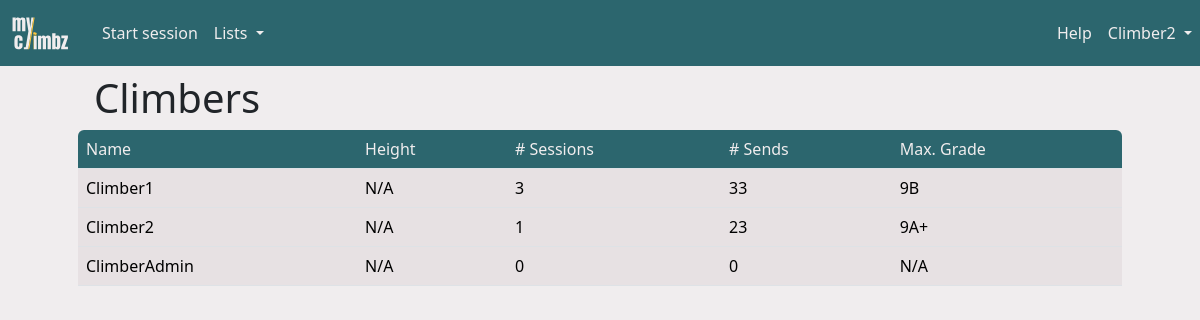
The app's page /climbers (signed in) with its own data.
### myclimbz/models/climber.py (models this page shows, shortened)
class Climber(db.Model, UserMixin):
    id = db.Column(db.Integer, primary_key=True)
    role = db.Column(db.Integer, nullable=False, default=0)
    email = db.Column(db.String(200), nullable=False, unique=True)
    password = db.Column(db.String(200), nullable=False)
    name = db.Column(db.String(200), nullable=False)
    birthdate = db.Column(db.Date, nullable=True)
    year_started_climbing = db.Column(db.Integer, nullable=True)
    height = db.Column(db.Integer, nullable=True)
    ape_index = db.Column(db.Integer, nullable=True)
    grade_scale = db.Column(db.String(10), nullable=False, default="font")
    sessions = db.relationship("Session", backref="climber", cascade="all, delete")
    opinions = db.relationship("Opinion", backref="climber", cascade="all, delete")
    routes = db.relationship("Route", backref="creator")
    sectors = db.relationship("Sector", backref="creator")
    areas = db.relationship("Area", backref="creator")
    projects = db.relationship(
        "Route",
        secondary=climber_projects,
        backref=db.backref("climbers", lazy="dynamic"),
    )
    @property
    def climbs(self) -> list:
        climbs = list()
        for session in self.sessions:
            climbs.extend(session.climbs)
        return climbs
    @property
    def max_grade(self) -> Grade:
        if not self.climbs or len(self.climbs) == 0:
            return None
        max_grade = Grade.query.filter_by(level=0).first()
        for climb in self.climbs:
            if not climb.sent:
                continue
            opinion = climb.route.opinion_from(self.id)
            if opinion is not None and opinion.grade is not None:
                if opinion.grade.level > max_grade.level:
                    max_grade = opinion.grade
        return max_grade
    @property
    def n_sends(self) -> int:
        sent_routes = list()
        for climb in self.climbs:
            if climb.sent and climb.route.id not in sent_routes:
                sent_routes.append(climb.route.id)
        return len(sent_routes)

### myclimbz/models/climb.py (models this page shows, shortened)
class Climb(db.Model):
    id = db.Column(db.Integer, primary_key=True)
    n_attempts = db.Column(db.Integer, default=0)
    sent = db.Column(db.Boolean, nullable=False)
    flashed = db.Column(db.Boolean, nullable=False)
    comment = db.Column(db.Text)
    link = db.Column(db.String(300))
    route_id = db.Column(db.Integer, db.ForeignKey("route.id"))
    session_id = db.Column(db.Integer, db.ForeignKey("climbing_session.id"))
    videos = db.relationship("Video", backref="climb", cascade="all, delete")
    UniqueConstraint(route_id, session_id, name="unique_route_in_session")

### myclimbz/models/grade.py (models this page shows, shortened)
class Grade(db.Model):
    id = db.Column(db.Integer, primary_key=True)
    level = db.Column(db.Integer, nullable=False)
    font = db.Column(db.String(10), nullable=False)
    hueco = db.Column(db.String(10), nullable=False)
    @property
    def user_grade(self) -> str:
        return self.font if current_user.grade_scale == "font" else self.hueco

### myclimbz/models/route.py (models this page shows, shortened)
class Route(db.Model):
    id = db.Column(db.Integer, primary_key=True)
    name = db.Column(db.String(200), nullable=False)
    created_by = db.Column(db.Integer, db.ForeignKey("climber.id"), nullable=False)
    latitude = db.Column(db.Float)
    longitude = db.Column(db.Float)
    comment = db.Column(db.Text)
    link = db.Column(db.String(300))
    sit_start = db.Column(db.Boolean, nullable=False, default=False)
    height = db.Column(db.Float, db.CheckConstraint("height >= 1"))
    inclination = ConstrainedInteger("inclination", -50, 90)
    sector_id = db.Column(db.Integer, db.ForeignKey("sector.id"))
    climbs = db.relationship("Climb", backref="route", cascade="all, delete")
    opinions = db.relationship("Opinion", backref="route", cascade="all, delete")
    UniqueConstraint(name, sector_id, name="unique_route_name_in_sector")
    def opinion_from(self, climber_id: int) -> Opinion:
        return Opinion.query.filter_by(route_id=self.id, climber_id=climber_id).first()

### myclimbz/blueprints/climbers/routes.py (the view)
@climbers.route("/climbers")
def table_climbers() -> str:
    return render("climbers.html", title="Climbers", climbers=Climber.query.all())

### myclimbz/models/climber.py (called while the page is built)
@login_manager.user_loader
def load_climber(climber_id: int) -> Climber:
    return Climber.query.get(int(climber_id))

### run.py (called while the page is built, shortened)
@app.before_request
def check_request_validity():
    if not request.endpoint:
        return
    elif request.endpoint == "climbers.login" or "static" in request.endpoint:
        return
    elif not current_user.is_authenticated:
        return redirect(url_for("climbers.login"))

### myclimbz/templates/climbers.html
{% extends "main.html" %}
{% block content %}
<div class="container px-0 px-md-5">
    <h1 class="ms-3 mt-2">Climbers</h1>
    <table id="content_table" class="table table-hover" data-sort-col="2" data-sort-order="desc">
        <thead>
            <tr>
                {% for row_name in ["Name", "Height", "# Sessions", "# Sends", "Max. Grade"] %}
                <th>{{ row_name }}</th>
                {% endfor %}
            </tr>
        </thead>
        <tbody>
            {% for climber in climbers %}
            {% set onclick = "window.location=\"" + url_for('climbers.view_climber', climber_id=climber.id) + "\"" %}
            <tr>
                <td onclick={{ onclick }}>{{ climber.name }}</td>
                {% if climber.height is none %}
                    <td onclick={{ onclick }}>N/A</td>
                {% else %}
                    <td onclick={{ onclick }}>{{ climber.height|int }}cm</td>
                {% endif %}
                <td onclick={{ onclick }}>{{ climber.sessions|length }}</td>
                <td onclick={{ onclick }}>{{ climber.n_sends }}</td>
                <td onclick={{ onclick }} data-order="{{ climber.max_grade.level + 1 if climber.max_grade else 0 }}">
                    {{ climber.max_grade.user_grade if climber.max_grade else "N/A" }}
                </td>
            </tr>
            {% endfor %}
        </tbody>
    </table>
</div>
{% endblock content %}

### myclimbz/templates/main.html (shortened to what this page needs)
<html>
<head>
    <link href="https://cdn.jsdelivr.net/npm/bootstrap@5.3.2/dist/css/bootstrap.min.css" rel="stylesheet"
>
    <link href="{{ url_for('static', filename='css/colors.css') }}" rel="stylesheet" type="text/css">
    <link rel="stylesheet" type="text/css" href="https://cdnjs.cloudflare.com/ajax/libs/noUiSlider/15.8.1/nouislider.css" />
    <link href="https://cdn.jsdelivr.net/npm/simple-datatables@latest/dist/style.css" rel="stylesheet" type="text/css">
</head>
<body>
    <nav class="navbar navbar-expand-lg">
        {% if not is_form %}
        <a class="navbar-brand" href="{{ url_for('home.page_home') }}" style="padding-left: 10px;">
            <img src="{{ url_for('static', filename='images/logo-transparent.svg') }}" width="60" height="40" class="d-inline-block align-top" alt="">
        </a>
        <div class="collapse navbar-collapse ps-2" id="navbarSupportedContent">
            <ul class="navbar-nav me-auto mb-2 mb-md-0">
                {% if open_session %}
                {% if not open_session.is_project_search %}
                <li><a id="add_video" class="nav-link" href="{{ url_for('videos.annotate_video') }}">Add video</a></li>
                {% endif %}
                <li><a id="add_climb" class="nav-link" href="{{ url_for('climbs.add_climb') }}">Add climb</a></li>
                <li>
                    <a id="stop_session" class="nav-link" href="{{ url_for('sessions.stop_session') }}">
                        Stop
                        {% if open_session.is_project_search %}
                        project search
                        {% else %}
                        session
                        {% endif %}
                    </a>
                </li>
                {% else %}
                <li class="nav-item">
                    <a id="start_session" class="nav-link" href="{{ url_for('sessions.add_session') }}">Start session</a>
                </li>
                {% endif %}
                <li class="nav-item dropdown">
                    <a class="nav-link dropdown-toggle" href="#" role="button" data-bs-toggle="dropdown"
                        aria-expanded="false">
                        Lists
                    </a>
                </li>
            </ul>
            <ul class="navbar-nav ms-md-auto mb-2 mb-md-0">
                <li class="nav-item">
                    <a class="nav-link" href="{{ url_for('home.guide') }}">Help</a>
                </li>
                <li class="nav-item dropdown">
                    <a class="nav-link dropdown-toggle" href="#" role="button" data-bs-toggle="dropdown"
                        aria-expanded="false">
                        {{ username }}
                    </a>
                </li>
            </ul>
        </div>
        {% else %}
        <a class="navbar-brand" href="{{ url_for('home.cancel_form') }}" style="padding-left: 10px;">
            <img src="{{ url_for('static', filename='images/logo-transparent.svg') }}" width="60" height="40" class="d-inline-block align-top" alt="">
        </a>
        {% endif %}
    </nav>
    {%block content %}{% endblock %}
</body>
</html>

### myclimbz/static/css/colors.css (style rules this page uses)
:root { --color-yellow: #FFC53D; --color-yellow-100: #fff0c6; --color-yellow-200: #ffdf88; --color-yellow-300: #FFC53D; --color-yellow-400: #ffb320; --color-yellow-500: #f98f07; --color-yellow-600: #dd6902; --color-yellow-700: #b74806; --color-yellow-800: #94360c; --color-yellow-900: #7a2e0d; --color-yellow-950: #461602; --color-green: #2C666E; --color-green-50: #f1faf9; --color-green-100: #daf3f3; --color-green-200: #bae6e7; --color-green-300: #8ad4d6; --color-green-400: #53b9bd; --color-green-500: #379da3; --color-green-600: #318089; --color-green-700: #2C666E; --color-green-800: #2c575e; --color-green-900: #284a51; --color-green-950: #163036; --color-white: #F0EDEE; --color-white-50: #f9f7f8; --color-white-100: #F0EDEE; --color-white-200: #e7e1e3; --color-white-300: #d5cccf; --color-white-400: #bbaeb2; --color-white-500: #a29197; --color-white-600: #8a787e; --color-white-700: #726368; --color-white-800: #605458; --color-white-900: #53494c; --color-white-950: #2a2527; --color-gray: #6c757d; --color-black: #0A090C; }
body { background-color: var(--color-white); }
a { text-decoration: none; color: var(--color-green); }
.navbar { background-color: var(--color-green); color: var(--color-white); }
.navbar-brand { color: var(--color-yellow); }
.nav-link, .nav-link:focus { color: var(--color-white); }
.table thead th:first-child { border-top-left-radius: var(--bs-border-radius); }
.table thead th:last-child { border-top-right-radius: var(--bs-border-radius); }
.table td { background-color: var(--color-white-200); }
.table thead { background-color: var(--color-green); color: var(--color-white); font-weight: normal; }
.table thead th { background-color: transparent; color: inherit; font-weight: normal; }

### records on screen
Climber: name "Climber2", sessions|length "1", n_sends "23", max_grade "9A+"
Climber: name "Climber1", sessions|length "3", n_sends "33", max_grade "9B"
Climber: name "ClimberAdmin", sessions|length "0", n_sends "0", max_grade "N/A"

### other values on screen
{{ row_name }} "Name" "Height" "# Sessions" "# Sends" "Max. Grade"
